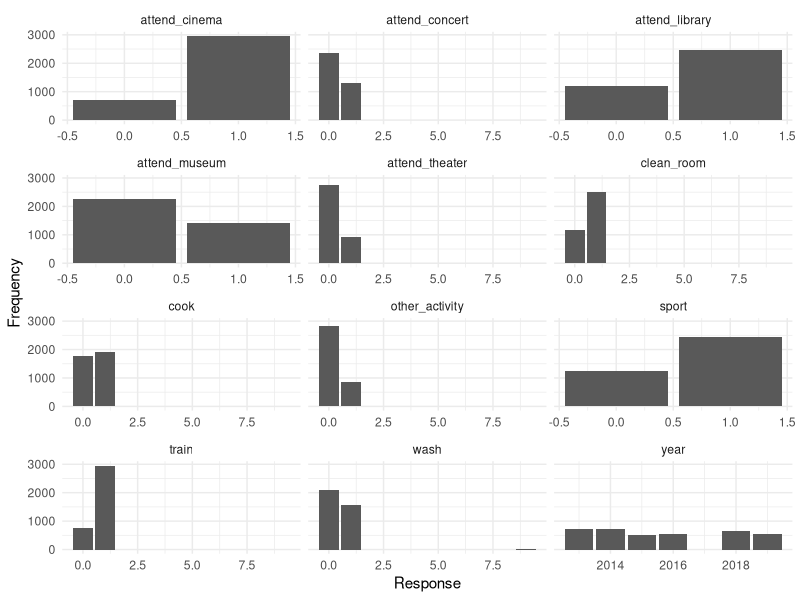
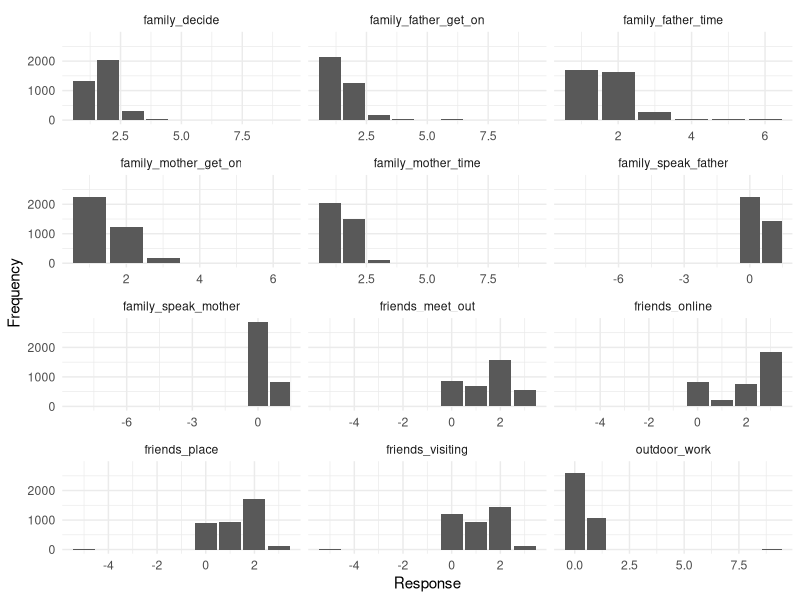
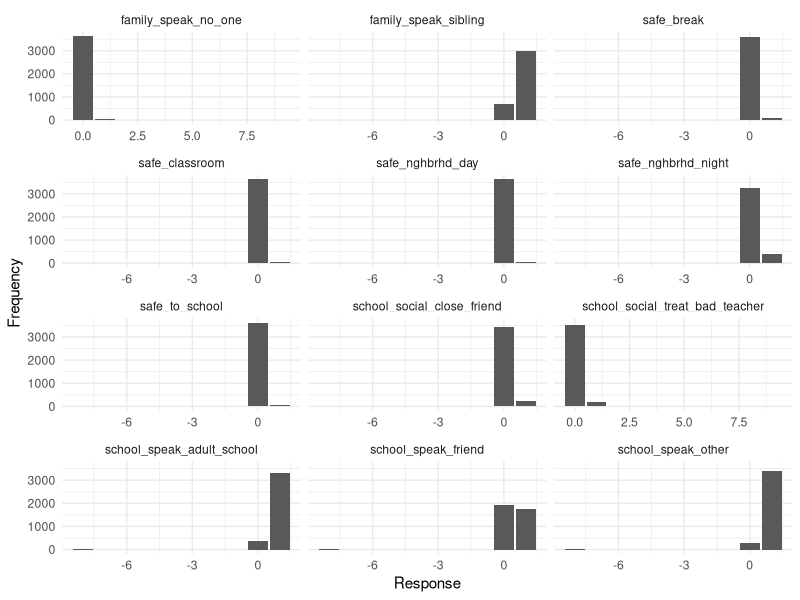
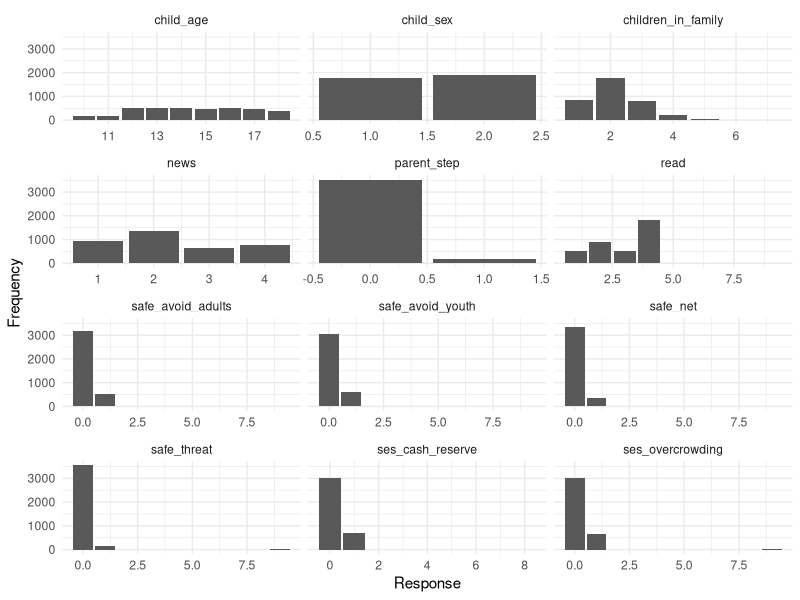
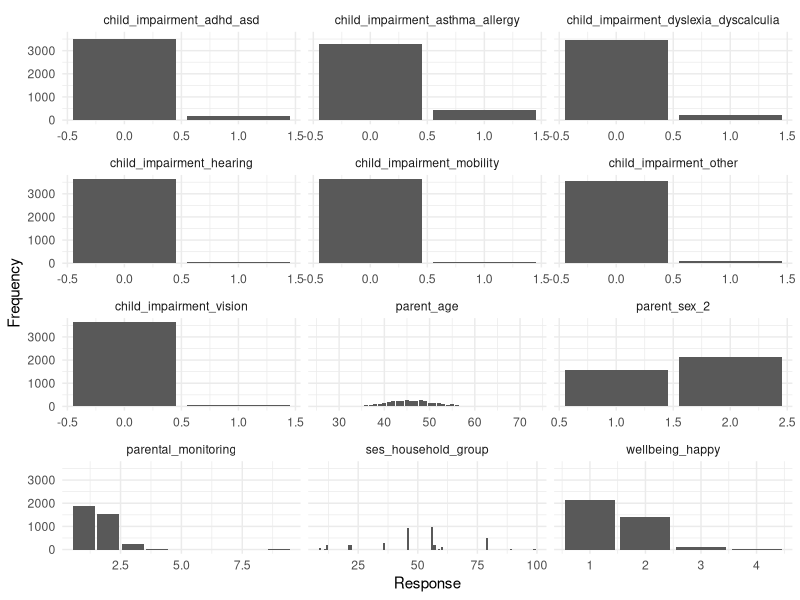
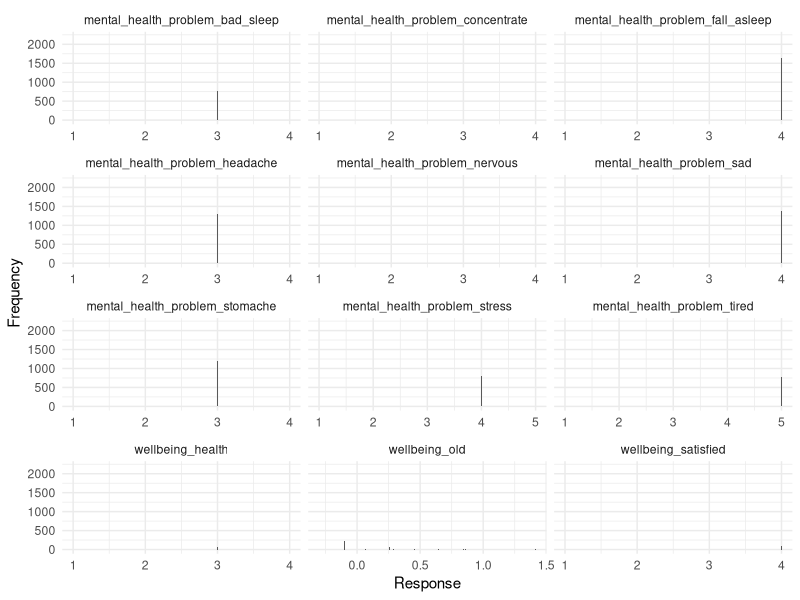
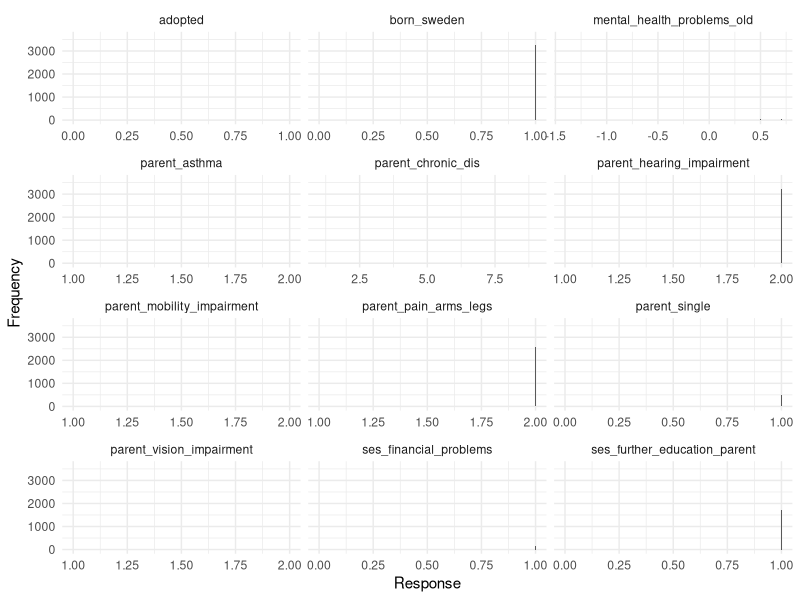
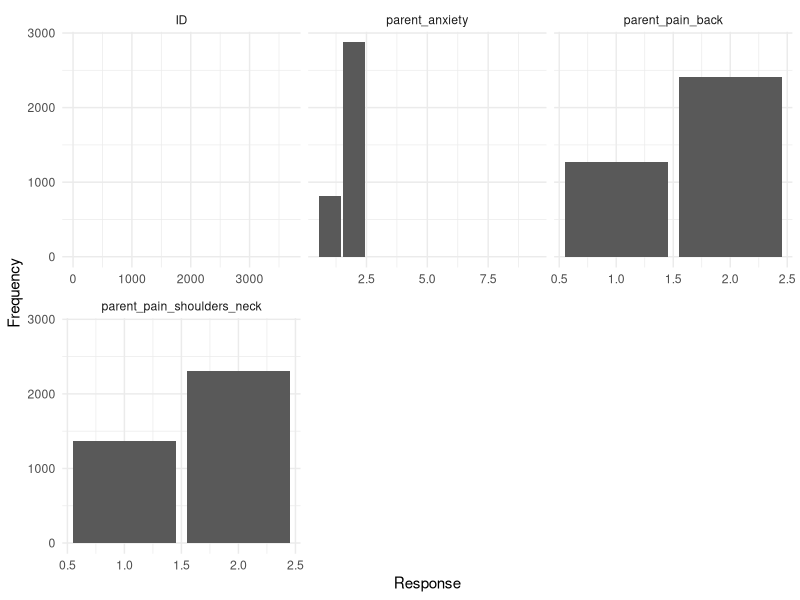

R code for these plots, in order:
## ---- chunk 1
library(tidyverse)

df_barnulf_synth <- readr::read_csv("../data/barnulf_synthetic.csv")
## ---- chunk 2
skimr::skim(df_barnulf_synth)
## ---- chunk 3
overview_barplot_barnulf <- function(df, vars = names(df), start = 1, n = 12) {

  vars <- intersect(vars, names(df))
  vars <- vars[start:min(start + n - 1, length(vars))]

  df %>%
    select(all_of(vars)) %>%
    pivot_longer(
      everything(),
      names_to = "variable",
      values_to = "value"
    ) %>%
    filter(!is.na(value)) %>%
    ggplot(aes(x = value)) +
    geom_bar() +
    facet_wrap(~variable, ncol = 3, scales = "free_x") +
    labs(x = "Response", y = "Frequency") +
    theme_minimal()
}
## ---- chunk 4
overview_barplot_barnulf(df_barnulf_synth, start = 2)
## ---- chunk 5
overview_barplot_barnulf(df_barnulf_synth, start = 14)
## ---- chunk 6
overview_barplot_barnulf(df_barnulf_synth, start = 26)
## ---- chunk 7
overview_barplot_barnulf(df_barnulf_synth, start = 38)
## ---- chunk 8
overview_barplot_barnulf(df_barnulf_synth, start = 50)
## ---- chunk 9
overview_barplot_barnulf(df_barnulf_synth, start = 62)
## ---- chunk 10
overview_barplot_barnulf(df_barnulf_synth, start = 74)
## ---- chunk 11
overview_barplot_barnulf(df_barnulf_synth, start = 86)
